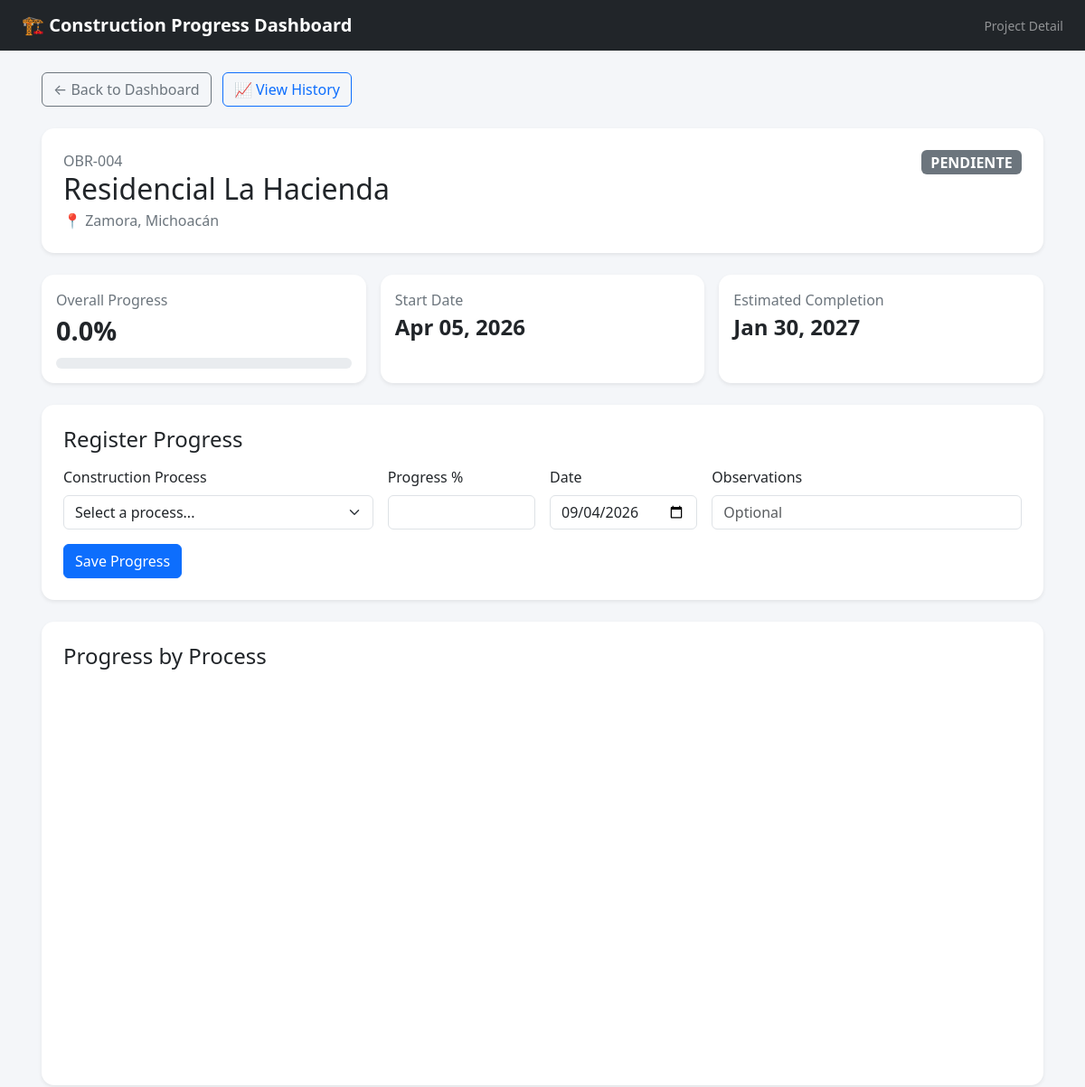
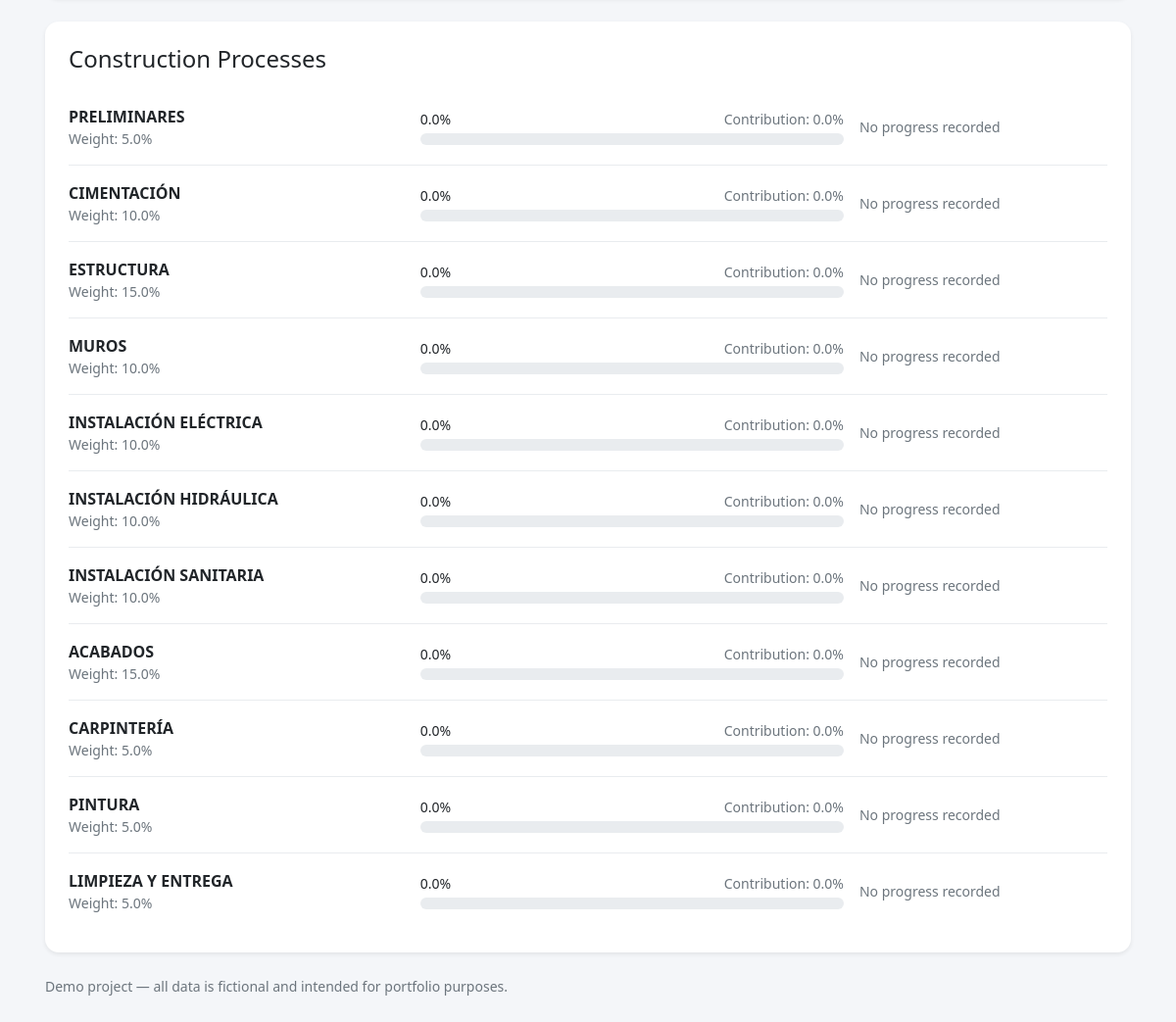
The app's page /detail.php?id=4 with its own data (2 pictures, top to bottom).
### tables this page shows
CREATE TABLE proyectos (
    id INT UNSIGNED AUTO_INCREMENT PRIMARY KEY,
    codigo VARCHAR(30) NOT NULL UNIQUE,
    nombre VARCHAR(150) NOT NULL,
    ubicacion VARCHAR(150) DEFAULT NULL,
    fecha_inicio DATE DEFAULT NULL,
    fecha_fin_estimada DATE DEFAULT NULL,
    estado ENUM('PENDIENTE','EN PROCESO','TERMINADO') NOT NULL DEFAULT 'PENDIENTE',
    activo TINYINT(1) NOT NULL DEFAULT 1,
    created_at TIMESTAMP NOT NULL DEFAULT CURRENT_TIMESTAMP
);

CREATE TABLE catalogo_procesos (
    id INT UNSIGNED AUTO_INCREMENT PRIMARY KEY,
    nombre VARCHAR(100) NOT NULL,
    ponderacion DECIMAL(6,2) NOT NULL DEFAULT 0,
    orden INT NOT NULL DEFAULT 0,
    activo TINYINT(1) NOT NULL DEFAULT 1
);

### public/detail.php (the view, shortened to what this page needs)
<?php
$config = require __DIR__ . '/../config/database.php';
$id = filter_input(INPUT_GET, 'id', FILTER_VALIDATE_INT);
try {
    $dsn = "mysql:host={$config['host']};dbname={$config['dbname']};charset={$config['charset']}";
    $pdo = new PDO($dsn, $config['user'], $config['password'], [
        PDO::ATTR_ERRMODE => PDO::ERRMODE_EXCEPTION,
        PDO::ATTR_DEFAULT_FETCH_MODE => PDO::FETCH_ASSOC,
    ]);
    $stmt = $pdo->prepare("SELECT * FROM proyectos WHERE id = :id AND activo = 1");
    $stmt->execute(['id' => $id]);
    $proyecto = $stmt->fetch();
    $sql = "
        SELECT
            c.id, c.nombre, c.ponderacion, c.orden,
            COALESCE(a.avance_ejecutado, 0) AS avance,
            a.fecha, a.observaciones,
            ROUND(c.ponderacion * COALESCE(a.avance_ejecutado, 0) / 100, 2) AS aporte
        FROM catalogo_procesos c
        LEFT JOIN (
            SELECT ad.proceso_id, ad.avance_ejecutado, ad.fecha, ad.observaciones
            FROM avance_detalle ad
            INNER JOIN (
                SELECT proceso_id, MAX(fecha) AS ultima_fecha
                FROM avance_detalle
                WHERE proyecto_id = :proyecto_id
                GROUP BY proceso_id
            ) ult
              ON ult.proceso_id = ad.proceso_id
             AND ult.ultima_fecha = ad.fecha
            WHERE ad.proyecto_id = :proyecto_id_2
        ) a ON a.proceso_id = c.id
        WHERE c.activo = 1
        ORDER BY c.orden
    ";
    $stmt = $pdo->prepare($sql);
    $stmt->execute(['proyecto_id' => $id, 'proyecto_id_2' => $id]);
    $procesos = $stmt->fetchAll();
    $avanceGeneral = 0;
    foreach ($procesos as $proceso) {
        $avanceGeneral += (float)$proceso['aporte'];
    }
    $avanceGeneral = round($avanceGeneral, 2);
} catch (PDOException $e) {
    http_response_code(500);
    die("Error: " . htmlspecialchars($e->getMessage()));
}
?>
<!doctype html>
<html lang="en">
<head>
<link href="https://cdn.jsdelivr.net/npm/bootstrap@5.3.3/dist/css/bootstrap.min.css" rel="stylesheet">
</head>
<body>
<nav class="navbar navbar-dark bg-dark mb-4">
<div class="container-fluid px-4">
<a href="index.php" class="navbar-brand text-decoration-none">🏗️ Construction Progress Dashboard</a>
<span class="text-white-50 small">Project Detail</span>
</div>
</nav>
<main class="container px-3 pb-5">
<a href="index.php" class="btn btn-outline-secondary mb-4">← Back to Dashboard</a>
<a href="history.php?id=<?= (int)$proyecto['id'] ?>" class="btn btn-outline-primary mb-4 ms-2">📈 View History</a>
<div class="card shadow-sm mb-4">
<div class="card-body p-4">
<div class="d-flex flex-wrap justify-content-between gap-3">
<div>
<div class="text-secondary"><?= htmlspecialchars($proyecto['codigo']) ?></div>
<h1 class="h2 mb-1"><?= htmlspecialchars($proyecto['nombre']) ?></h1>
<div class="text-secondary">📍 <?= htmlspecialchars($proyecto['ubicacion']) ?></div>
</div>
<div class="text-end">
<span class="badge text-bg-<?= $proyecto['estado']==='TERMINADO'?'success':($proyecto['estado']==='EN PROCESO'?'primary':'secondary') ?> fs-6">
<?= htmlspecialchars($proyecto['estado']) ?>
</span>
</div>
</div>
</div>
</div>
<div class="row g-3 mb-4">
<div class="col-md-4"><div class="card shadow-sm h-100"><div class="card-body">
<div class="text-secondary">Overall Progress</div><div class="metric"><?= number_format($avanceGeneral,1) ?>%</div>
<div class="progress mt-2"><div class="progress-bar" style="width:<?= min(100,$avanceGeneral) ?>%"></div></div>
</div></div></div>
<div class="col-md-4"><div class="card shadow-sm h-100"><div class="card-body">
<div class="text-secondary">Start Date</div><div class="metric fs-4"><?= $proyecto['fecha_inicio'] ? date('M d, Y',strtotime($proyecto['fecha_inicio'])) : '—' ?></div>
</div></div></div>
<div class="col-md-4"><div class="card shadow-sm h-100"><div class="card-body">
<div class="text-secondary">Estimated Completion</div><div class="metric fs-4"><?= $proyecto['fecha_fin_estimada'] ? date('M d, Y',strtotime($proyecto['fecha_fin_estimada'])) : '—' ?></div>
</div></div></div>
</div>
<div class="card shadow-sm mb-4">
<div class="card-body p-4">
<h2 class="h4 mb-3">Register Progress</h2>
<form method="post" action="save_progress.php" class="row g-3">
    <div class="col-md-4">
        <label class="form-label">Construction Process</label>
        <select name="proceso_id" class="form-select" required>
            <option value="">Select a process...</option>
        </select>
    </div>
    <div class="col-md-2">
        <label class="form-label">Progress %</label>
        <input type="number" name="avance" class="form-control" min="0" max="100" step="0.01" required>
    </div>
    <div class="col-md-2">
        <label class="form-label">Date</label>
        <input type="date" name="fecha" class="form-control" value="<?= date('Y-m-d') ?>" required>
    </div>
    <div class="col-md-4">
        <label class="form-label">Observations</label>
        <input type="text" name="observaciones" class="form-control" maxlength="255" placeholder="Optional">
    </div>
    <div class="col-12">
        <button type="submit" class="btn btn-primary">Save Progress</button>
    </div>
</form>
</div>
</div>
<div class="card shadow-sm mb-4">
<div class="card-body p-4">
<h2 class="h4 mb-3">Progress by Process</h2>
<div id="processChart" style="height:420px;"></div>
</div>
</div>
<div class="card shadow-sm">
<div class="card-body p-4">
<h2 class="h4 mb-3">Construction Processes</h2>
<?php foreach ($procesos as $p): ?>
<?php $avance = min(100,max(0,(float)$p['avance'])); ?>
<div class="process-row">
<div class="row align-items-center g-3">
<div class="col-lg-4">
<strong><?= htmlspecialchars($p['nombre']) ?></strong>
<div class="small text-secondary">Weight: <?= number_format((float)$p['ponderacion'],1) ?>%</div>
</div>
<div class="col-lg-5">
<div class="d-flex justify-content-between small mb-1">
<span><?= number_format($avance,1) ?>%</span>
<span class="text-secondary">Contribution: <?= number_format((float)$p['aporte'],1) ?>%</span>
</div>
<div class="progress"><div class="progress-bar" style="width:<?= $avance ?>%"></div></div>
</div>
<div class="col-lg-3 small text-secondary">
<?= $p['fecha'] ? 'Updated: '.htmlspecialchars($p['fecha']) : 'No progress recorded' ?>
</div>
</div>
</div>
<?php endforeach; ?>
</div>
</div>
<div class="text-secondary small mt-4">Demo project — all data is fictional and intended for portfolio purposes.</div>
</main>
</body>
</html>

### public/detail.php (style rules this page uses)
body { background:#f4f6f9 }
.navbar-brand { font-weight:700 }
.card { border:0;border-radius:14px }
.progress { height:12px;border-radius:12px }
.process-row { border-bottom:1px solid #e9ecef;padding:16px 0 }
.process-row:last-child { border-bottom:0 }
.metric { font-size:1.8rem;font-weight:700 }

### records on screen
proyectos: codigo "OBR-004", nombre "Residencial La Hacienda", ubicacion "Zamora, Michoacán", estado "PENDIENTE", fecha_inicio "Apr 05, 2026", fecha_fin_estimada "Jan 30, 2027"
catalogo_procesos: nombre "PRELIMINARES", ponderacion "5.0", avance "0.0", aporte "0.0"
catalogo_procesos: nombre "CIMENTACIÓN", ponderacion "10.0", avance "0.0", aporte "0.0"
catalogo_procesos: nombre "ESTRUCTURA", ponderacion "15.0", avance "0.0", aporte "0.0"
catalogo_procesos: nombre "MUROS", ponderacion "10.0", avance "0.0", aporte "0.0"
catalogo_procesos: nombre "INSTALACIÓN ELÉCTRICA", ponderacion "10.0", avance "0.0", aporte "0.0"
catalogo_procesos: nombre "INSTALACIÓN HIDRÁULICA", ponderacion "10.0", avance "0.0", aporte "0.0"
catalogo_procesos: nombre "INSTALACIÓN SANITARIA", ponderacion "10.0", avance "0.0", aporte "0.0"
catalogo_procesos: nombre "ACABADOS", ponderacion "15.0", avance "0.0", aporte "0.0"
catalogo_procesos: nombre "CARPINTERÍA", ponderacion "5.0", avance "0.0", aporte "0.0"
catalogo_procesos: nombre "PINTURA", ponderacion "5.0", avance "0.0", aporte "0.0"
catalogo_procesos: nombre "LIMPIEZA Y ENTREGA", ponderacion "5.0", avance "0.0", aporte "0.0"

### other values on screen
$avanceGeneral "0.0"
